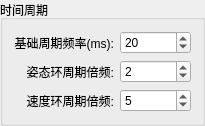
              <widget class="QGroupBox" name="groupBox_3">
               <property name="title">
                <string>时间周期</string>
               </property>
               <layout class="QHBoxLayout" name="horizontalLayout_52">
                <item>
                 <layout class="QVBoxLayout" name="verticalLayout_37">
                  <item>
                   <widget class="QLabel" name="label_18">
                    <property name="sizePolicy">
                     <sizepolicy hsizetype="Preferred" vsizetype="Preferred">
                      <horstretch>0</horstretch>
                      <verstretch>0</verstretch>
                     </sizepolicy>
                    </property>
                    <property name="text">
                     <string>基础周期频率(ms):</string>
                    </property>
                    <property name="alignment">
                     <set>Qt::AlignRight|Qt::AlignTrailing|Qt::AlignVCenter</set>
                    </property>
                   </widget>
                  </item>
                  <item>
                   <widget class="QLabel" name="label_73">
                    <property name="sizePolicy">
                     <sizepolicy hsizetype="Preferred" vsizetype="Preferred">
                      <horstretch>0</horstretch>
                      <verstretch>0</verstretch>
                     </sizepolicy>
                    </property>
                    <property name="text">
                     <string>姿态环周期倍频:</string>
                    </property>
                    <property name="alignment">
                     <set>Qt::AlignRight|Qt::AlignTrailing|Qt::AlignVCenter</set>
                    </property>
                   </widget>
                  </item>
                  <item>
                   <widget class="QLabel" name="label_74">
                    <property name="sizePolicy">
                     <sizepolicy hsizetype="Preferred" vsizetype="Preferred">
                      <horstretch>0</horstretch>
                      <verstretch>0</verstretch>
                     </sizepolicy>
                    </property>
                    <property name="text">
                     <string>速度环周期倍频:</string>
                    </property>
                    <property name="alignment">
                     <set>Qt::AlignRight|Qt::AlignTrailing|Qt::AlignVCenter</set>
                    </property>
                   </widget>
                  </item>
                 </layout>
                </item>
                <item>
                 <layout class="QVBoxLayout" name="verticalLayout_40">
                  <item>
                   <widget class="QSpinBox" name="spinBox_millseconds">
                    <property name="sizePolicy">
                     <sizepolicy hsizetype="Preferred" vsizetype="Fixed">
                      <horstretch>0</horstretch>
                      <verstretch>0</verstretch>
                     </sizepolicy>
                    </property>
                    <property name="minimum">
                     <number>-99999999</number>
                    </property>
                    <property name="maximum">
                     <number>99999999</number>
                    </property>
                    <property name="value">
                     <number>20</number>
                    </property>
                   </widget>
                  </item>
                  <item>
                   <widget class="QSpinBox" name="spinBox_attitude_loop_milliseconds_cnt">
                    <property name="sizePolicy">
                     <sizepolicy hsizetype="Preferred" vsizetype="Fixed">
                      <horstretch>0</horstretch>
                      <verstretch>0</verstretch>
                     </sizepolicy>
                    </property>
                    <property name="minimum">
                     <number>-99999999</number>
                    </property>
                    <property name="maximum">
                     <number>99999999</number>
                    </property>
                    <property name="value">
                     <number>2</number>
                    </property>
                   </widget>
                  </item>
                  <item>
                   <widget class="QSpinBox" name="spinBox_speed_loop_milliseconds_cnt">
                    <property name="sizePolicy">
                     <sizepolicy hsizetype="Preferred" vsizetype="Fixed">
                      <horstretch>0</horstretch>
                      <verstretch>0</verstretch>
                     </sizepolicy>
                    </property>
                    <property name="minimum">
                     <number>-99999999</number>
                    </property>
                    <property name="maximum">
                     <number>99999999</number>
                    </property>
                    <property name="value">
                     <number>5</number>
                    </property>
                   </widget>
                  </item>
                 </layout>
                </item>
               </layout>
              </widget>
